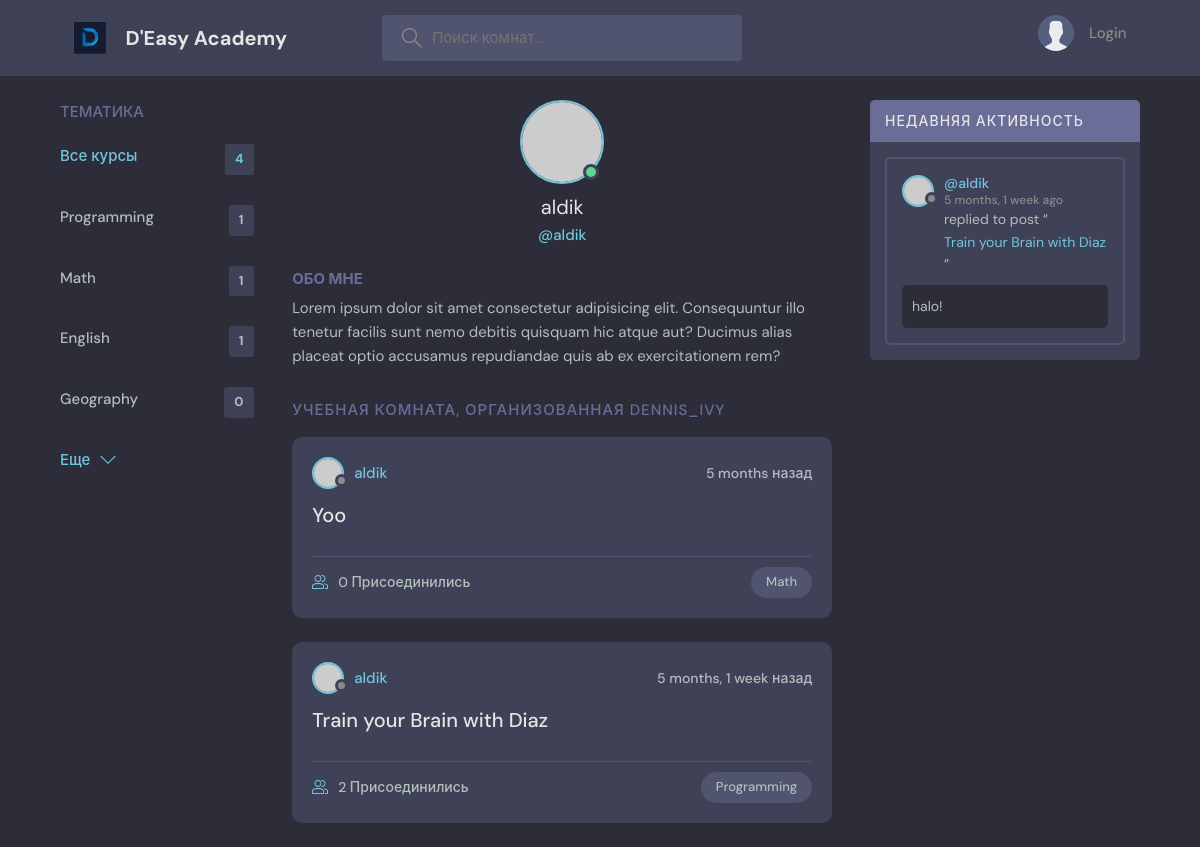
Before: /profile/1/ with the older database file.
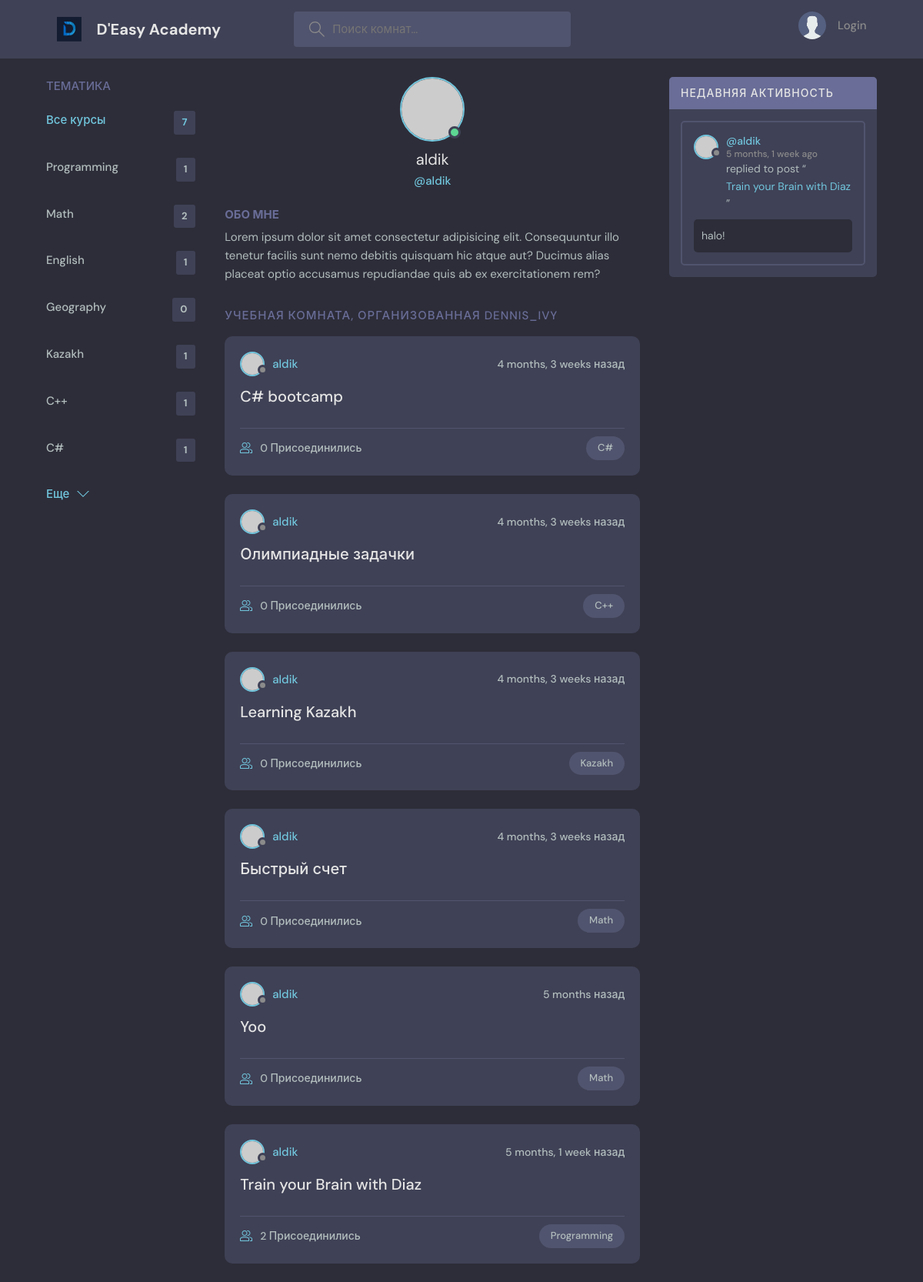
After: the same page with the newer database file.
### base/models.py (models this page shows, shortened)
class Topic(models.Model):
    name = models.CharField(max_length=300)

class Room(models.Model):
    host = models.ForeignKey(User, on_delete=models.SET_NULL, null=True)
    topic = models.ForeignKey(Topic, on_delete=models.SET_NULL, null=True)
    name = models.CharField(max_length=255)
    description = models.TextField(null = True, blank=True)
    participants = models.ManyToManyField(User, related_name='participants', blank=True)
    updated = models.DateTimeField(auto_now=True)
    created = models.DateTimeField(auto_now_add=True)
    class Meta:
        ordering = ['-updated', '-created']
    def __str__(self):
        return self.name

class Message(models.Model):
    user = models.ForeignKey(User, on_delete=models.CASCADE)
    room = models.ForeignKey(Room, on_delete=models.CASCADE)
    body = models.TextField()
    updated = models.DateTimeField(auto_now=True)
    created = models.DateTimeField(auto_now_add=True)
    class Meta:
        ordering = ['-updated', '-created']

### base/views.py (the view)
# urls.py: path('profile/<str:pk>/', views.userProfile, name="user-profile"),
def userProfile(request, pk):
    user = User.objects.get(id=pk)
    rooms = user.room_set.all()
    room_messages = user.message_set.all()
    topics = Topic.objects.all()
    context = {'user': user, 'rooms': rooms, 'room_messages': room_messages, 'topics': topics }
    return render(request, 'base/profile.html', context)

### base/templates/base/profile.html (shortened to what this page needs)
{% extends 'main.html' %}
{% block content %}
  <main class="profile-page layout layout--3">
    <div class="container">
{% include 'base/topics_component.html' %}
      <div class="roomList">
        <div class="profile">
          <div class="profile__avatar">
            <div class="avatar avatar--large active">
              <img src="https://randomuser.me/api/portraits/men/11.jpg" />
            </div>
          </div>
          <div class="profile__info">
            <h3>{{user.username}}</h3>
            <p>@{{user.username}}</p>
          </div>
          <div class="profile__about">
            <h3>Обо мне</h3>
            <p>
              Lorem ipsum dolor sit amet consectetur adipisicing elit. Consequuntur illo tenetur
              facilis sunt nemo debitis quisquam hic atque aut? Ducimus alias placeat optio
              accusamus repudiandae quis ab ex exercitationem rem?
            </p>
          </div>
        </div>
        <div class="roomList__header">
          <div>
            <h2>Учебная комната, организованная dennis_ivy</a>
            </h2>
          </div>
        </div>
        {% include 'base/feed_component.html' %}
      </div>
{% include 'base/activity_component.html' %}
    </div>
  </main>
{% endblock content %}

### templates/main.html (shortened to what this page needs)
<!DOCTYPE html>
{% load static %}
<html lang="en">
  <head>
    <link rel="stylesheet" href="{% static 'styles/style.css' %}" />
  </head>
  <body>
    {% include 'navbar.html'%}
    {% block content  %}
    {% endblock %}
  </body>
</html>

### templates/navbar.html (shortened to what this page needs)
{% load static %}
<header class="header header--loggedIn">
      <div class="container">
        <a href="{% url 'home' %}" class="header__logo">
          <img src="{% static 'images/logotype2.svg' %}" />
          <h1>D'Easy Academy</h1>
        </a>
        <form class="header__search" method="GET" action="{% url 'home' %}">
          <label>
            <input name= "q" placeholder="Поиск комнат..." />
          </label>
        </form>
        <nav class="header__menu">
          {% if request.user.is_authenticated %}
          <div class="header__user">
            <a href="{% url 'update-user' %}">
              <div class="avatar avatar--medium active">
                <img src="https://randomuser.me/api/portraits/men/37.jpg" />
              </div>
              <p>{{request.user.username}} <span>@{{request.user.username}}</span></p>
            </a>
            <button class="dropdown-button">
              <svg version="1.1" xmlns="http://www.w3.org/2000/svg" width="32" height="32" viewBox="0 0 32 32">
                <title>chevron-down</title>
                <path d="M16 21l-13-13h-3l16 16 16-16h-3l-13 13z"></path>
              </svg>
            </button>
          </div>
          {% else %}
            <a href="{% url 'login' %}">
              <img src="{% static 'images/avatar.svg' %}" />
              <p>Login</p>
            </a>
          {% endif %}
        </nav>
      </div>
    </header>

### base/templates/base/topics_component.html
<div class="topics">
          <div class="topics__header">
            <h2>Тематика</h2>
          </div>
          <ul class="topics__list">
            <li>
              <a href="{% url 'home' %}" class="active">Все курсы <span>{{topics.count}}</span></a>
            </li>
                          {% for topic in topics %}
            <li>
              <a href="{% url 'home' %}?q={{topic.name}}">{{ topic.name }}<span>{{topic.room_set.all.count}}</span></a>
            </li>
            {% endfor %}
          </ul>
          <a class="btn btn--link" href="topics.html">
            Еще
            <svg version="1.1" xmlns="http://www.w3.org/2000/svg" width="32" height="32" viewBox="0 0 32 32">
              <title>chevron-down</title>
              <path d="M16 21l-13-13h-3l16 16 16-16h-3l-13 13z"></path>
            </svg>
          </a>
        </div>

### base/templates/base/feed_component.html (shortened to what this page needs)
{% for room in rooms %}
<div class="roomListRoom">
            <div class="roomListRoom__header">
              <a href="{% url 'user-profile' room.host.id %}" class="roomListRoom__author">
                <div class="avatar avatar--small">
                  <img src="https://randomuser.me/api/portraits/women/11.jpg" />
                </div>
                <span>{{room.host.username}}</span>
              </a>
              <div class="roomListRoom__actions">
                <span>{{room.created|timesince}} назад</span>
              </div>
            </div>
            <div class="roomListRoom__content">
              <a href="{% url 'room' room.id %}">{{ room.name }}</a>
            </div>
            <div class="roomListRoom__meta">
              <a href="{% url 'room' room.id %}" class="roomListRoom__joined">
                  {{room.participants.all.count}} Присоединились
              </a>
              <p class="roomListRoom__topic">{{room.topic.name}}</p>
            </div>
          </div>
{% endfor %}

### base/templates/base/activity_component.html (shortened to what this page needs)
                   <div class="activities">
          <div class="activities__header">
            <h2>Недавняя активность</h2>
          </div>
                     {% for message in room_messages %}
          <div class="activities__box">
            <div class="activities__boxHeader roomListRoom__header">
              <a href="{% url 'user-profile' message.user.id%}" class="roomListRoom__author">
                <div class="avatar avatar--small">
                  <img src="https://randomuser.me/api/portraits/women/11.jpg" />
                </div>
                <p>
                  @{{message.user}}
                  <span>{{message.created|timesince}} ago</span>
                </p>
              </a>
            </div>
            <div class="activities__boxContent">
              <p>replied to post “<a href="{% url 'room' message.room.id %}">{{message.room}}</a>”</p>
              <div class="activities__boxRoomContent">
                {{ message.body }}
              </div>
            </div>
          </div>
                     {% endfor %}
        </div>

Changed rows visible on the page:
computed for Topic "Math": room_set.all.count "1" → "2"
added Topic: name "Kazakh", room_set.all.count "1"
added Topic: name "C++", room_set.all.count "1"
added Topic: name "C#", room_set.all.count "1"
added Room: host.username "aldik", created "4 months, 3 weeks", name "C# bootcamp", participants.all.count "0", topic.name "C#"
added Room: host.username "aldik", created "4 months, 3 weeks", name "Олимпиадные задачки", participants.all.count "0", topic.name "C++"
added Room: host.username "aldik", created "4 months, 3 weeks", name "Learning Kazakh", participants.all.count "0", topic.name "Kazakh"
added Room: host.username "aldik", created "4 months, 3 weeks", name "Быстрый счет", participants.all.count "0", topic.name "Math"
Other visible differences:
{{ topics.count }}: "4" → "7"
